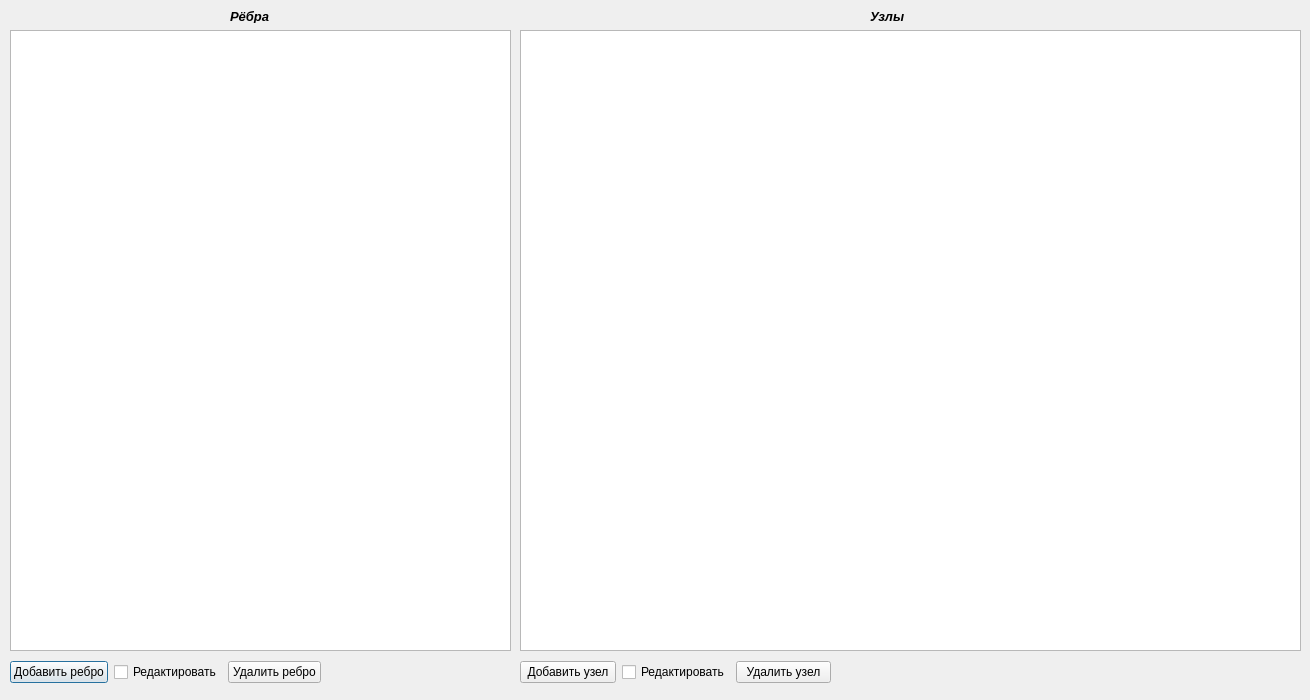
<?xml version="1.0" encoding="UTF-8"?>
<ui version="4.0">
 <class>NodesEdges</class>
 <widget class="QDialog" name="NodesEdges">
  <property name="geometry">
   <rect>
    <x>0</x>
    <y>0</y>
    <width>1310</width>
    <height>700</height>
   </rect>
  </property>
  <property name="minimumSize">
   <size>
    <width>1000</width>
    <height>700</height>
   </size>
  </property>
  <property name="maximumSize">
   <size>
    <width>10000000</width>
    <height>7000000</height>
   </size>
  </property>
  <property name="windowTitle">
   <string>Рёбра и узлы</string>
  </property>
  <widget class="QTableView" name="tv_nodes">
   <property name="geometry">
    <rect>
     <x>520</x>
     <y>30</y>
     <width>781</width>
     <height>621</height>
    </rect>
   </property>
  </widget>
  <widget class="QTableView" name="tv_edges">
   <property name="geometry">
    <rect>
     <x>10</x>
     <y>30</y>
     <width>501</width>
     <height>621</height>
    </rect>
   </property>
   <property name="autoScroll">
    <bool>false</bool>
   </property>
   <property name="dragDropOverwriteMode">
    <bool>false</bool>
   </property>
  </widget>
  <widget class="QLabel" name="label">
   <property name="geometry">
    <rect>
     <x>870</x>
     <y>10</y>
     <width>46</width>
     <height>13</height>
    </rect>
   </property>
   <property name="font">
    <font>
     <family>Arial</family>
     <pointsize>10</pointsize>
     <weight>75</weight>
     <italic>true</italic>
     <bold>true</bold>
    </font>
   </property>
   <property name="text">
    <string>Узлы</string>
   </property>
  </widget>
  <widget class="QLabel" name="label_2">
   <property name="geometry">
    <rect>
     <x>230</x>
     <y>10</y>
     <width>46</width>
     <height>13</height>
    </rect>
   </property>
   <property name="font">
    <font>
     <family>Arial</family>
     <pointsize>10</pointsize>
     <weight>75</weight>
     <italic>true</italic>
     <bold>true</bold>
    </font>
   </property>
   <property name="text">
    <string>Рёбра</string>
   </property>
  </widget>
  <widget class="QWidget" name="layoutWidget">
   <property name="geometry">
    <rect>
     <x>10</x>
     <y>660</y>
     <width>311</width>
     <height>25</height>
    </rect>
   </property>
   <layout class="QHBoxLayout" name="horizontalLayout">
    <item>
     <widget class="QPushButton" name="push_add_edge">
      <property name="text">
       <string>Добавить ребро</string>
      </property>
     </widget>
    </item>
    <item>
     <widget class="QCheckBox" name="check_edges">
      <property name="text">
       <string>Редактировать</string>
      </property>
     </widget>
    </item>
    <item>
     <widget class="QPushButton" name="push_del_edge">
      <property name="text">
       <string>Удалить ребро</string>
      </property>
     </widget>
    </item>
   </layout>
  </widget>
  <widget class="QWidget" name="layoutWidget">
   <property name="geometry">
    <rect>
     <x>520</x>
     <y>660</y>
     <width>311</width>
     <height>25</height>
    </rect>
   </property>
   <layout class="QHBoxLayout" name="horizontalLayout_2">
    <item>
     <widget class="QPushButton" name="push_add_node">
      <property name="text">
       <string>Добавить узел</string>
      </property>
     </widget>
    </item>
    <item>
     <widget class="QCheckBox" name="check_nodes">
      <property name="text">
       <string>Редактировать</string>
      </property>
     </widget>
    </item>
    <item>
     <widget class="QPushButton" name="push_del_node">
      <property name="text">
       <string>Удалить узел</string>
      </property>
     </widget>
    </item>
   </layout>
  </widget>
 </widget>
 <resources/>
 <connections/>
</ui>
